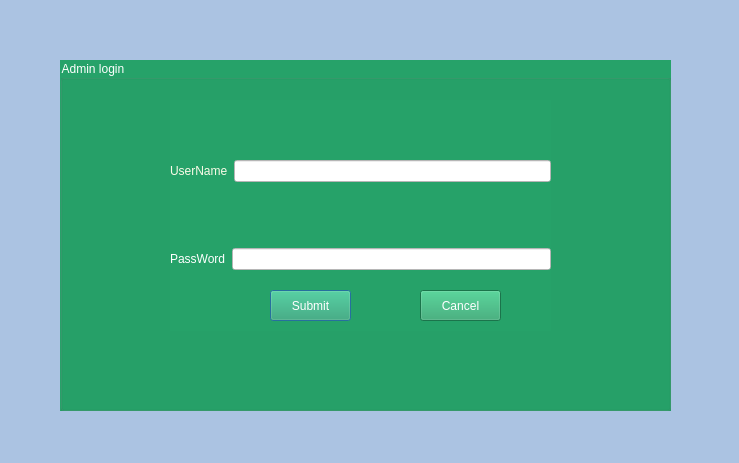
<?xml version="1.0" encoding="UTF-8"?>
<ui version="4.0">
 <class>index</class>
 <widget class="QDialog" name="index">
  <property name="geometry">
   <rect>
    <x>0</x>
    <y>0</y>
    <width>739</width>
    <height>463</height>
   </rect>
  </property>
  <property name="windowTitle">
   <string>The Rose Garden Nursery  System 1.0</string>
  </property>
  <property name="styleSheet">
   <string notr="true">background-color: rgb(171, 195, 226);</string>
  </property>
  <widget class="QGroupBox" name="loginBox">
   <property name="geometry">
    <rect>
     <x>60</x>
     <y>60</y>
     <width>611</width>
     <height>351</height>
    </rect>
   </property>
   <property name="styleSheet">
    <string notr="true">background-color: rgb(38, 162, 105);
font: 700 12pt &quot;Ubuntu&quot;;
color: rgb(255, 255, 255);
 </string>
   </property>
   <property name="title">
    <string>Admin login</string>
   </property>
   <widget class="QWidget" name="layoutWidget">
    <property name="geometry">
     <rect>
      <x>110</x>
      <y>40</y>
      <width>381</width>
      <height>231</height>
     </rect>
    </property>
    <layout class="QVBoxLayout" name="verticalLayout">
     <item>
      <layout class="QHBoxLayout" name="horizontalLayout">
       <item>
        <widget class="QLabel" name="label">
         <property name="styleSheet">
          <string notr="true">font: 700 12pt &quot;Ubuntu&quot;;
color: rgb(251, 251, 232);</string>
         </property>
         <property name="text">
          <string>UserName</string>
         </property>
        </widget>
       </item>
       <item>
        <widget class="QLineEdit" name="lineEdit_usernameAdmin">
         <property name="styleSheet">
          <string notr="true">background-color: rgb(255, 255, 255);
color: rgb(0, 0, 0);</string>
         </property>
         <property name="echoMode">
          <enum>QLineEdit::Password</enum>
         </property>
        </widget>
       </item>
      </layout>
     </item>
     <item>
      <layout class="QHBoxLayout" name="horizontalLayout_2">
       <item>
        <widget class="QLabel" name="label_2">
         <property name="styleSheet">
          <string notr="true">font: 700 12pt &quot;Ubuntu&quot;;
color: rgb(255, 255, 255);</string>
         </property>
         <property name="text">
          <string>PassWord</string>
         </property>
        </widget>
       </item>
       <item>
        <widget class="QLineEdit" name="lineEdit_passwordAdmin">
         <property name="styleSheet">
          <string notr="true">background-color: rgb(255, 255, 255);
color: rgb(0, 0, 0);</string>
         </property>
         <property name="echoMode">
          <enum>QLineEdit::Password</enum>
         </property>
        </widget>
       </item>
      </layout>
     </item>
    </layout>
   </widget>
   <widget class="QPushButton" name="btn_login_Admin">
    <property name="geometry">
     <rect>
      <x>210</x>
      <y>230</y>
      <width>81</width>
      <height>31</height>
     </rect>
    </property>
    <property name="styleSheet">
     <string notr="true">font: 700 12pt &quot;Ubuntu&quot;;
color: rgb(255, 255, 255);</string>
    </property>
    <property name="text">
     <string>Submit</string>
    </property>
   </widget>
   <widget class="QPushButton" name="btn_Cancel_login_Admin">
    <property name="geometry">
     <rect>
      <x>360</x>
      <y>230</y>
      <width>81</width>
      <height>31</height>
     </rect>
    </property>
    <property name="styleSheet">
     <string notr="true">font: 700 12pt &quot;Ubuntu&quot;;
color: rgb(255, 255, 255);</string>
    </property>
    <property name="text">
     <string>Cancel</string>
    </property>
   </widget>
  </widget>
 </widget>
 <resources/>
 <connections/>
</ui>
